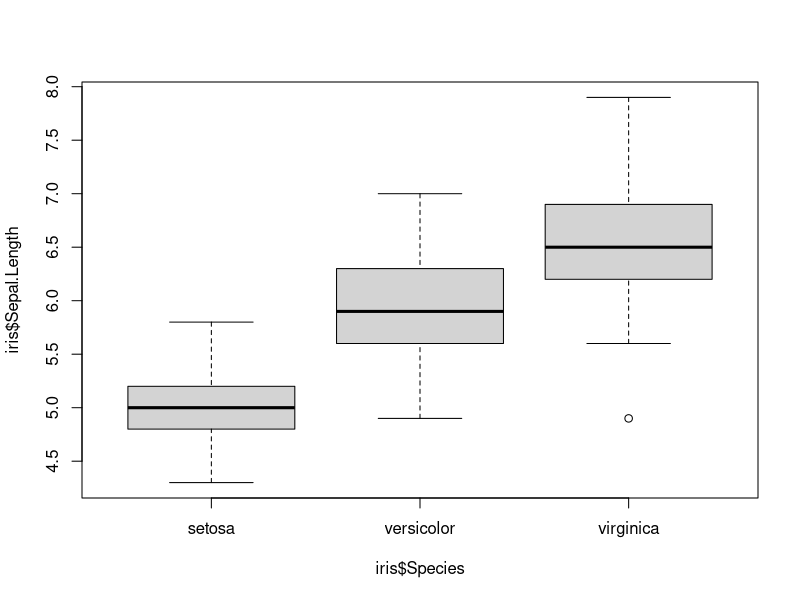
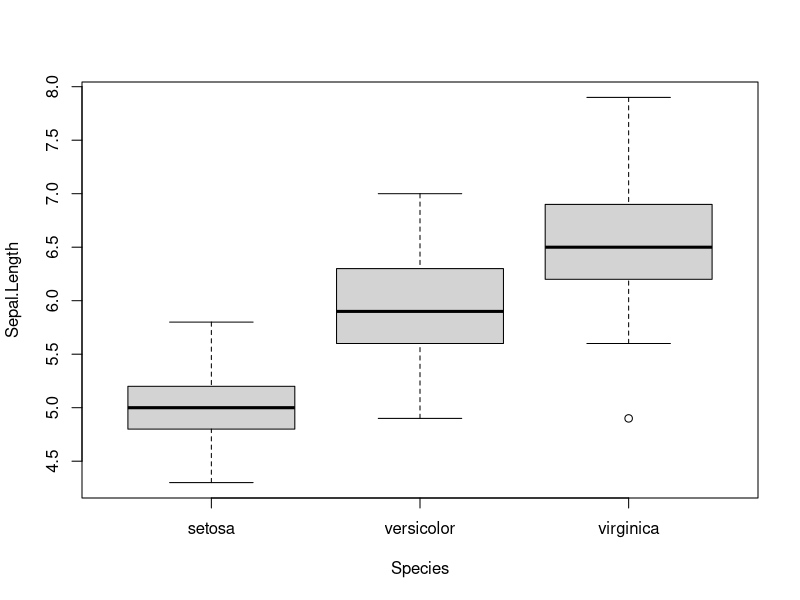

The R source for these figures, in order:
## ---- chunk 1
x <- 10
x
myNumber <- 25
myNumber
## ---- chunk 2
sqrt(myNumber)
## ---- chunk 3
x + myNumber
## ---- chunk 4
x <- 21
x
## ---- chunk 5
x <- myNumber
x
## ---- chunk 6
myNumber <- myNumber + sqrt(16)
myNumber
## ---- chunk 7
seq(from = 2, to = 20, by = 4)
seq(2, 20, 4)
## ---- chunk 8
rnorm(n=10)

## ---- chunk 9
rnorm(n=10, mean=2,sd=3)
## ---- chunk 10
x <- c(3,4,5,6)
x
## ---- chunk 11
x[1]
x[4]
## ---- chunk 12
y <- c(2,3)
x[y]
## ---- chunk 13
x <- c("A","B","C","D")
## ---- chunk 14
x <- c(TRUE,TRUE,FALSE)
## ---- chunk 15
x <- c("A","A", "B","B","C")
x == "A"

x <- rnorm(10)
x > 0
## ---- chunk 16
x <- c(1, 2, "three")
x
## ---- chunk 17
x <- 1:10
y <- x*2
y
z <- x^2

x + y
## ---- chunk 18
data(iris)
## ---- chunk 19
head(iris)
## ---- chunk 20
dim(iris)
colnames(iris)
## ---- chunk 21
summary(iris)
## ---- chunk 22
boxplot(iris$Sepal.Length~iris$Species)
## ---- chunk 23
boxplot(Sepal.Length~Species,data=iris)
## ---- chunk 24
mod <- aov(iris$Petal.Length~iris$Species)
anova(mod)
